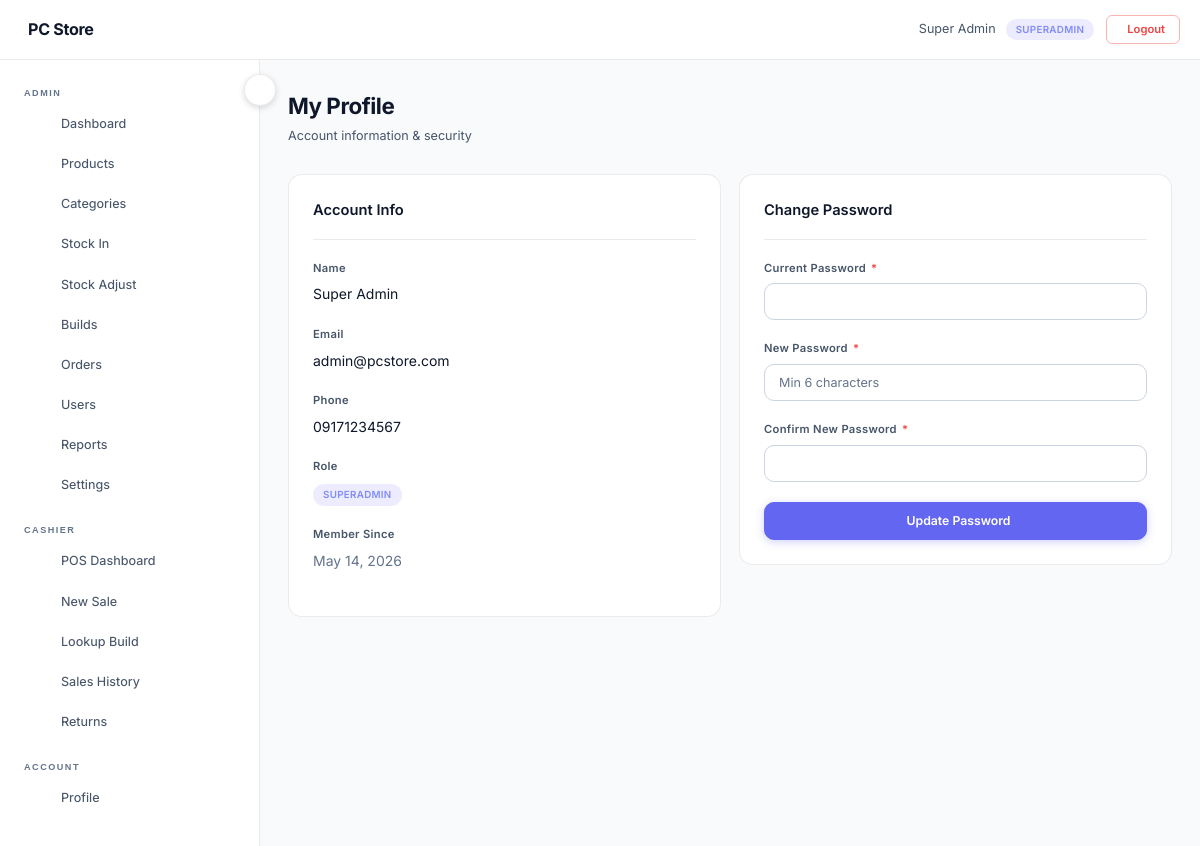
/client/profile.php (signed in), run on the app's committed database.
### tables this page shows
CREATE TABLE IF NOT EXISTS `users` (
    `id` INT UNSIGNED AUTO_INCREMENT PRIMARY KEY,
    `email` VARCHAR(255) NOT NULL UNIQUE,
    `password_hash` VARCHAR(255) NOT NULL,
    `name` VARCHAR(100) NOT NULL,
    `phone` VARCHAR(20) DEFAULT NULL,
    `role` ENUM('client','cashier','admin','superadmin') NOT NULL DEFAULT 'client',
    `is_active` TINYINT(1) NOT NULL DEFAULT 1,
    `created_at` DATETIME NOT NULL DEFAULT CURRENT_TIMESTAMP,
    `updated_at` DATETIME DEFAULT NULL ON UPDATE CURRENT_TIMESTAMP,
    INDEX `idx_users_role` (`role`),
    INDEX `idx_users_email` (`email`)
);

### includes/helpers.php (called while the page is built, shortened)
<?php
function e(?string $value): string
{
    return htmlspecialchars($value ?? '', ENT_QUOTES, 'UTF-8');
}

### includes/auth.php (called while the page is built, shortened)
<?php
function is_logged_in(): bool
{
    return isset($_SESSION['user_id']) && $_SESSION['user_id'] > 0;
}
function current_user(): ?array
{
    return $_SESSION['user'] ?? null;
}
function current_role(): string
{
    $user = current_user();
    return $user['role'] ?? 'guest';
}
function has_role(string $minimum_role): bool
{
    $hierarchy = ['client' => 1, 'cashier' => 2, 'admin' => 3, 'superadmin' => 4];
    $current = $hierarchy[current_role()] ?? 0;
    $required = $hierarchy[$minimum_role] ?? 99;
    return $current >= $required;
}

### client/profile.php (the view, shortened to what this page needs)
<?php
require_once __DIR__ . '/../includes/db.php';
require_once __DIR__ . '/../includes/helpers.php';
require_once __DIR__ . '/../includes/auth.php';
$user_id = (int)current_user()['id'];
$stmt = $mysqli->prepare("SELECT name, email, phone, role, created_at FROM users WHERE id = ?");
$stmt->bind_param('i', $user_id);
$stmt->execute();
$profile = $stmt->get_result()->fetch_assoc();
require_once __DIR__ . '/../includes/header.php';
?>
<div class="page-header">
    <div>
        <h1><i class="ph ph-user-circle" style="color:var(--brand-primary-light);"></i> My Profile</h1>
        <p class="page-subtitle">Account information & security</p>
    </div>
</div>
<div class="grid-2" style="align-items:flex-start;">
    <div class="card">
        <div class="card-header"><h3><i class="ph ph-identification-card"></i> Account Info</h3></div>
        <div class="form-group">
            <label class="form-label">Name</label>
            <p class="text-bold"><?= e($profile['name']) ?></p>
        </div>
        <div class="form-group">
            <label class="form-label">Email</label>
            <p><?= e($profile['email']) ?></p>
        </div>
        <div class="form-group">
            <label class="form-label">Phone</label>
            <p><?= e($profile['phone'] ?? '—') ?></p>
        </div>
        <div class="form-group">
            <label class="form-label">Role</label>
            <span class="badge badge-primary"><?= e(ucfirst($profile['role'])) ?></span>
        </div>
        <div class="form-group">
            <label class="form-label">Member Since</label>
            <p class="text-muted"><?= date('F j, Y', strtotime($profile['created_at'])) ?></p>
        </div>
    </div>
    <div class="card">
        <div class="card-header"><h3><i class="ph ph-lock-key"></i> Change Password</h3></div>
        <form method="POST" action="">
            <div class="form-group">
                <label class="form-label">Current Password <span class="required">*</span></label>
                <input type="password" name="current_password" class="form-control" required>
            </div>
            <div class="form-group">
                <label class="form-label">New Password <span class="required">*</span></label>
                <input type="password" name="new_password" class="form-control" required minlength="6" placeholder="Min 6 characters">
            </div>
            <div class="form-group">
                <label class="form-label">Confirm New Password <span class="required">*</span></label>
                <input type="password" name="confirm_password" class="form-control" required minlength="6">
            </div>
            <button type="submit" class="btn btn-primary btn-block">
                <i class="ph ph-lock-key"></i> Update Password
            </button>
        </form>
    </div>
</div>
<?php require_once __DIR__ . '/../includes/footer.php'; ?>

### includes/header.php (shortened to what this page needs)
<?php
$body_class   = $body_class ?? '';
$hide_sidebar = $hide_sidebar ?? false;
$user = current_user();
$role = current_role();
?>
<!DOCTYPE html>
<html lang="en">
<head>
    <link rel="stylesheet" href="https://unpkg.com/@phosphor-icons/web@2.0.3/src/regular/style.css">
    <link rel="stylesheet" href="https://unpkg.com/@phosphor-icons/web@2.0.3/src/bold/style.css">
    <link rel="stylesheet" href="https://unpkg.com/@phosphor-icons/web@2.0.3/src/fill/style.css">
    <link rel="stylesheet" href="<?= BASE_URL ?>assets/css/admin.css">
</head>
<body class="<?= e($body_class) ?>">
<?php if (!$hide_sidebar && is_logged_in()): ?>
<header class="top-navbar" id="topNavbar">
    <div class="navbar-left">
        <a href="<?= BASE_URL ?>" class="navbar-brand">
            <span><?= e(APP_NAME) ?></span>
        </a>
    </div>
    <div class="navbar-right">
        <button id="themeToggle" class="btn btn-sm btn-ghost" title="Toggle Theme" style="font-size:1.2rem;padding:4px;border:none;margin-right:8px;">
        </button>
        <span class="navbar-greeting">
            <?= e($user['name'] ?? 'User') ?>
            <span class="badge badge-primary" style="margin-left:4px;"><?= e(ucfirst($role)) ?></span>
        </span>
        <a href="<?= BASE_URL ?>logout.php" class="btn btn-sm btn-outline-danger" title="Logout">
            <span class="hide-mobile">Logout</span>
        </a>
    </div>
</header>
<aside class="sidebar" id="sidebar">
    <nav class="sidebar-nav">
        <?php if (has_role('admin')): ?>
        <div class="nav-section" data-section="admin">
            <button class="nav-section-header" type="button" aria-expanded="true">
                <span class="nav-section-title">ADMIN</span>
            </button>
            <div class="nav-section-links">
                <a href="<?= BASE_URL ?>admin/dashboard.php" class="nav-link">
                    <i class="ph ph-squares-four"></i><span>Dashboard</span>
                </a>
                <a href="<?= BASE_URL ?>admin/products.php" class="nav-link">
                    <i class="ph ph-package"></i><span>Products</span>
                </a>
                <a href="<?= BASE_URL ?>admin/categories.php" class="nav-link">
                    <i class="ph ph-folders"></i><span>Categories</span>
                </a>
                <a href="<?= BASE_URL ?>admin/stock_in.php" class="nav-link">
                    <i class="ph ph-arrow-fat-line-down"></i><span>Stock In</span>
                </a>
                <a href="<?= BASE_URL ?>admin/stock_adjust.php" class="nav-link">
                    <i class="ph ph-wrench"></i><span>Stock Adjust</span>
                </a>
                <a href="<?= BASE_URL ?>admin/builds.php" class="nav-link">
                    <i class="ph ph-cpu"></i><span>Builds</span>
                </a>
                <a href="<?= BASE_URL ?>admin/orders.php" class="nav-link">
                    <i class="ph ph-receipt"></i><span>Orders</span>
                </a>
                <a href="<?= BASE_URL ?>admin/users.php" class="nav-link">
                    <i class="ph ph-users"></i><span>Users</span>
                </a>
                <a href="<?= BASE_URL ?>admin/reports.php" class="nav-link">
                    <i class="ph ph-chart-bar"></i><span>Reports</span>
                </a>
                <a href="<?= BASE_URL ?>admin/settings.php" class="nav-link">
                    <i class="ph ph-gear"></i><span>Settings</span>
                </a>
            </div>
        </div>
        <?php endif; ?>
        <?php if (has_role('cashier')): ?>
        <div class="nav-section" data-section="cashier">
            <button class="nav-section-header" type="button" aria-expanded="true">
                <span class="nav-section-title">CASHIER</span>
            </button>
            <div class="nav-section-links">
                <a href="<?= BASE_URL ?>cashier/dashboard.php" class="nav-link">
                    <i class="ph ph-monitor"></i><span>POS Dashboard</span>
                </a>
                <a href="<?= BASE_URL ?>cashier/new_sale.php" class="nav-link">
                    <i class="ph ph-shopping-cart-simple"></i><span>New Sale</span>
                </a>
                <a href="<?= BASE_URL ?>cashier/lookup_build.php" class="nav-link">
                    <i class="ph ph-magnifying-glass"></i><span>Lookup Build</span>
                </a>
                <a href="<?= BASE_URL ?>cashier/sales_history.php" class="nav-link">
                    <i class="ph ph-clock-counter-clockwise"></i><span>Sales History</span>
                </a>
                <a href="<?= BASE_URL ?>cashier/returns.php" class="nav-link">
                    <i class="ph ph-arrow-counter-clockwise"></i><span>Returns</span>
                </a>
            </div>
        </div>
        <?php endif; ?>
        <div class="nav-section" data-section="account">
            <button class="nav-section-header" type="button" aria-expanded="true">
                <span class="nav-section-title">ACCOUNT</span>
            </button>
            <div class="nav-section-links">
                <a href="<?= BASE_URL ?>client/profile.php" class="nav-link">
                    <i class="ph ph-user-circle"></i><span>Profile</span>
                </a>
            </div>
        </div>
    </nav>
</aside>
<button class="sidebar-collapse-btn" id="sidebarCollapseBtn" type="button" title="Collapse Navigation">
</button>
<main class="main-content" id="mainContent">
<?php endif; ?>

### data on the page
users: name "Super Admin", role "SUPERADMIN", email "admin@pcstore.com", phone "09171234567", created_at "May 14, 2026"

### other printed values
APP_NAME "PC Store"
